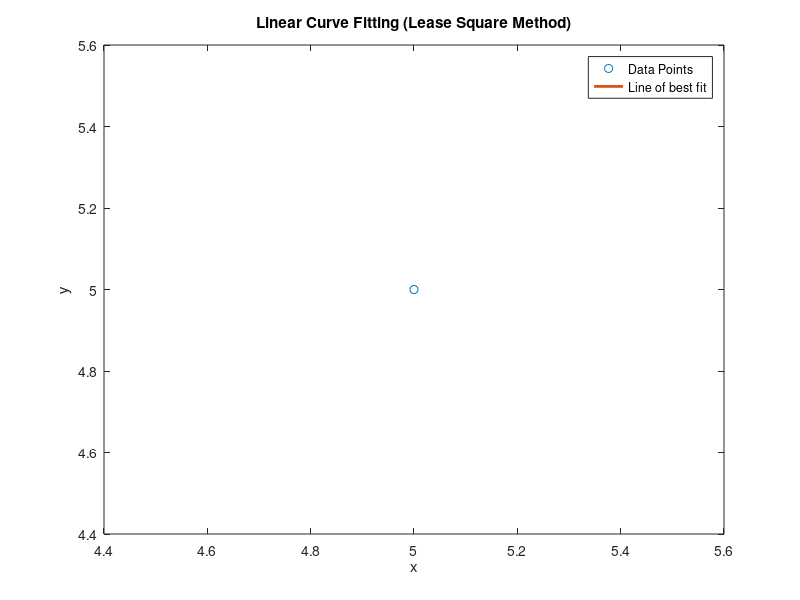

Write MATLAB code to recreate this figure.
% Curve Fitting 
% used least square method method.

% Example
% x = [0 1 2];
% y = [1 6 17];
% m =1
x = input('Enter x values:\n ');
y = input('Enter y values:\n ');
m = input('Enter the degree of the polynomial: \n ');

m = m+1;
A = zeros(m);
B = zeros(m, 1);

for i = 1:m %row
    for j= 1: m %column
        A(i,j) = sum(x.^(i+j-2));
    end
    B(i) = sum(y.*x.^(i-1));
end
A ; 
B;
CM = A\B;
CM = flip(CM);

%plot
xx = linspace(x(1), x(length(x)), 100);
yy = polyval(CM, xx);
plot(x,y, 'o')
hold on;
plot(xx, yy, 'LineWidth', 2)
legend('Data Points', 'Line of best fit');
xlabel('x'); ylabel('y');
title('Linear Curve Fitting (Lease Square Method)')
hold off;


